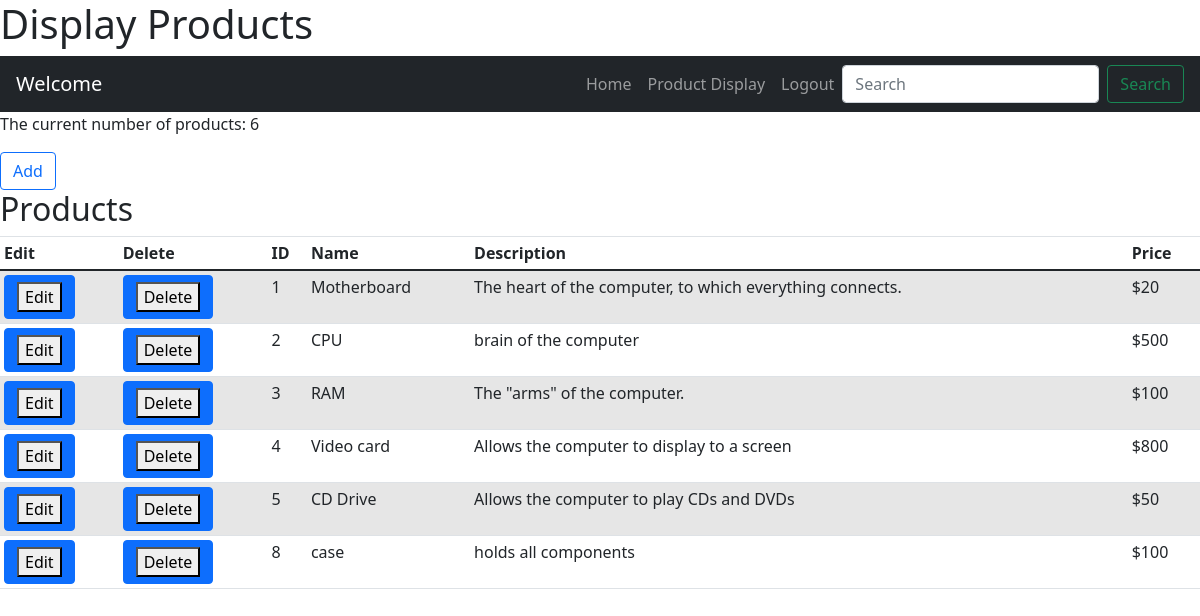
The app's page /Presentation/Views/Admin/Adminpage-DisplayProducts.php with its own data.
### tables this page shows
CREATE TABLE `products` (
  `ID` int(11) NOT NULL,
  `Name` varchar(45) DEFAULT NULL,
  `Description` text,
  `Price` decimal(10,0) NOT NULL
);

### Database/ProductDataService.php (called while the page is built, shortened)
<?php
class ProductDataService
{
    function findAllProducts()
    {
        $db = new Database();
        $connection = $db->getConnect();
        $stmt = $connection->prepare("SELECT * FROM products");
        $stmt->execute();
        $result = $stmt->get_result();
        $index = 0;
        $products = array();
        while($row = $result->fetch_assoc())
        {
            $products[$index] = array($row["ID"], $row["Name"], $row["Description"], $row["Price"]);
            ++$index;
        }
        return $products;
    }
}
?>

### Presentation/Views/Admin/Adminpage-DisplayProducts.php (the view, shortened to what this page needs)
<!doctype html>
<html lang="en">
<head>
<link rel="stylesheet"
	href="https://stackpath.bootstrapcdn.com/bootstrap/4.3.1/css/bootstrap.min.css"
>
<link rel="stylesheet" href="../../welcomeStyle.css">
</head>
<body>
	<h1>Display Products</h1>
  <body>
<?php
include_once '../../../showNavBar.php';
 $p = new ProductDataService();
$products = $p->findAllProducts();
 ?>
        <p> <?php echo "The current number of products: " . count($products) . "<br>";?></p>
        <a class="btn btn-outline-primary" href="AddProductForm.php" role="button">Add</a>
      <h2>Products</h2>
      <div class="table-responsive">
        <table class="table table-striped table-sm">
          <thead>
            <tr>
              <th>Edit</th>
              <th>Delete</th>
              <th>ID</th>
              <th>Name</th>
              <th>Description</th>
              <th>Price</th>
            </tr>
          </thead>
          <tbody>
          <?php
          for($x = 0; $x < count($products); $x++)
          {
              ?>
               <tr>
             <td>
              <form action = "EditProductForm.php" class="btn btn-primary">
                	 <button type="submit">Edit</button>
           			 </form>
			</td>
			<td>
              <form action = "DeleteProduct.php" class="btn btn-primary">
                	 <button type="submit">Delete</button>
           			 </form>
			</td>
              <td><?php echo $products[$x][0]?></td>
              <td><?php echo $products[$x][1]?></td>
              <td><?php echo $products[$x][2]?></td>
              <td><?php echo "$" . $products[$x][3]?></td>
            </tr>
             <?php
          }
         ?>
          </tbody>
        </table>
      </div>
   <link href="https://cdn.jsdelivr.net/npm/bootstrap@5.0.0-beta2/dist/css/bootstrap.min.css" rel="stylesheet">
  </body>
</html>

### welcomeStyle.css (style rules this page uses)
body { background-color:#8BD5EF; }

### records on screen
products: ID "1", Name "Motherboard", Description "The heart of the computer, to which everything connects.", Price "20"
products: ID "2", Name "CPU", Description "brain of the computer", Price "500"
products: ID "3", Name "RAM", Description "The \"arms\" of the computer.", Price "100"
products: ID "4", Name "Video card", Description "Allows the computer to display to a screen", Price "800"
products: ID "5", Name "CD Drive", Description "Allows the computer to play CDs and DVDs", Price "50"
products: ID "8", Name "case", Description "holds all components", Price "100"

### other values on screen
count($products) "6"
